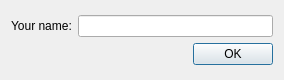
<?xml version="1.0" encoding="UTF-8"?>
<ui version="4.0">
 <class>NewGame</class>
 <widget class="QDialog" name="NewGame">
  <property name="geometry">
   <rect>
    <x>0</x>
    <y>0</y>
    <width>284</width>
    <height>80</height>
   </rect>
  </property>
  <property name="windowTitle">
   <string>Dialog</string>
  </property>
  <layout class="QGridLayout" name="gridLayout">
   <item row="0" column="0">
    <layout class="QVBoxLayout" name="verticalLayout">
     <item>
      <layout class="QHBoxLayout" name="horizontalLayout">
       <item>
        <widget class="QLabel" name="name_label">
         <property name="text">
          <string>Your name:</string>
         </property>
        </widget>
       </item>
       <item>
        <widget class="QLineEdit" name="nameLineEdit"/>
       </item>
      </layout>
     </item>
     <item>
      <layout class="QHBoxLayout" name="horizontalLayout_2">
       <item>
        <spacer name="horizontalSpacer">
         <property name="orientation">
          <enum>Qt::Horizontal</enum>
         </property>
         <property name="sizeHint" stdset="0">
          <size>
           <width>40</width>
           <height>20</height>
          </size>
         </property>
        </spacer>
       </item>
       <item>
        <widget class="QPushButton" name="okPushButton">
         <property name="cursor">
          <cursorShape>PointingHandCursor</cursorShape>
         </property>
         <property name="text">
          <string>OK</string>
         </property>
        </widget>
       </item>
      </layout>
     </item>
    </layout>
   </item>
  </layout>
 </widget>
 <resources/>
 <connections/>
</ui>
